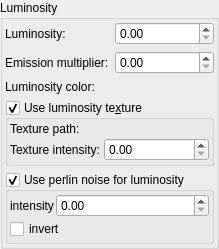
        <widget class="QGroupBox" name="groupBox_8">
         <property name="title">
          <string>Luminosity</string>
         </property>
         <layout class="QVBoxLayout" name="verticalLayout_10">
          <property name="leftMargin">
           <number>2</number>
          </property>
          <property name="topMargin">
           <number>2</number>
          </property>
          <property name="rightMargin">
           <number>2</number>
          </property>
          <property name="bottomMargin">
           <number>2</number>
          </property>
          <item>
           <layout class="QGridLayout" name="gridLayout_10">
            <item row="0" column="0">
             <widget class="QLabel" name="label_73">
              <property name="text">
               <string>Luminosity:</string>
              </property>
             </widget>
            </item>
            <item row="0" column="1">
             <widget class="MyDoubleSpinBox" name="spinbox_luminosity">
              <property name="sizePolicy">
               <sizepolicy hsizetype="Minimum" vsizetype="Maximum">
                <horstretch>0</horstretch>
                <verstretch>0</verstretch>
               </sizepolicy>
              </property>
              <property name="toolTip">
               <string>&lt;html&gt;&lt;head/&gt;&lt;body&gt;&lt;p&gt;Intensity of the luminosity of the selected color.&lt;/p&gt;&lt;p&gt;Note: luminosity effect illuminates near objects only when Global Illumination is enabled.&lt;/p&gt;&lt;p&gt;Example of luminosity effect:&lt;/p&gt;&lt;p&gt;&lt;img src=&quot;:/tooltips/tooltips_images/material - luminosity.jpg&quot;/&gt;&lt;/p&gt;&lt;/body&gt;&lt;/html&gt;</string>
              </property>
              <property name="prefix">
               <string/>
              </property>
              <property name="suffix">
               <string/>
              </property>
              <property name="decimals">
               <number>2</number>
              </property>
              <property name="maximum">
               <double>1000.000000000000000</double>
              </property>
              <property name="singleStep">
               <double>0.100000000000000</double>
              </property>
             </widget>
            </item>
            <item row="2" column="0">
             <widget class="QLabel" name="label_74">
              <property name="text">
               <string>Luminosity color:</string>
              </property>
             </widget>
            </item>
            <item row="2" column="1">
             <widget class="MyColorButton" name="colorButton_luminosity_color" native="true">
              <property name="sizePolicy">
               <sizepolicy hsizetype="Expanding" vsizetype="Preferred">
                <horstretch>0</horstretch>
                <verstretch>0</verstretch>
               </sizepolicy>
              </property>
              <property name="toolTip">
               <string>&lt;html&gt;&lt;head/&gt;&lt;body&gt;&lt;p&gt;Color of the luminosity effect.&lt;/p&gt;&lt;p&gt;Note: luminosity effect does not illuminate near objects.&lt;/p&gt;&lt;p&gt;Example of luminosity effect:&lt;/p&gt;&lt;p&gt;&lt;img src=&quot;:/tooltips/tooltips_images/material - luminosity.jpg&quot;/&gt;&lt;/p&gt;&lt;/body&gt;&lt;/html&gt;</string>
              </property>
              <property name="text" stdset="0">
               <string>PushButton</string>
              </property>
             </widget>
            </item>
            <item row="1" column="0">
             <widget class="QLabel" name="label_94">
              <property name="text">
               <string>Emission multiplier:</string>
              </property>
             </widget>
            </item>
            <item row="1" column="1">
             <widget class="MyDoubleSpinBox" name="spinbox_luminosity_emissive">
              <property name="sizePolicy">
               <sizepolicy hsizetype="Minimum" vsizetype="Maximum">
                <horstretch>0</horstretch>
                <verstretch>0</verstretch>
               </sizepolicy>
              </property>
              <property name="toolTip">
               <string>&lt;html&gt;&lt;head/&gt;&lt;body&gt;&lt;p&gt;Multiplier of luminosity intensity wich controls amount of emited light in global illumination effect,&lt;/p&gt;&lt;p&gt;Note: luminosity effect illuminates near objects only when Global Illumination is enabled.&lt;/p&gt;&lt;p&gt;Example of luminosity effect:&lt;/p&gt;&lt;p&gt;&lt;img src=&quot;:/tooltips/tooltips_images/material - luminosity.jpg&quot;/&gt;&lt;/p&gt;&lt;/body&gt;&lt;/html&gt;</string>
              </property>
              <property name="prefix">
               <string/>
              </property>
              <property name="suffix">
               <string/>
              </property>
              <property name="decimals">
               <number>2</number>
              </property>
              <property name="maximum">
               <double>1000.000000000000000</double>
              </property>
              <property name="singleStep">
               <double>0.100000000000000</double>
              </property>
             </widget>
            </item>
           </layout>
          </item>
          <item>
           <widget class="MyGroupBox" name="groupCheck_use_luminosity_texture">
            <property name="toolTip">
             <string>&lt;html&gt;&lt;head/&gt;&lt;body&gt;&lt;p&gt;Use an image as a texture for luminosity effect.&lt;/p&gt;&lt;p&gt;Example:&lt;/p&gt;&lt;p&gt;&lt;img src=&quot;:/tooltips/tooltips_images/material - luminosity texture.jpg&quot;/&gt;&lt;/p&gt;&lt;/body&gt;&lt;/html&gt;</string>
            </property>
            <property name="title">
             <string>Use luminosity te&amp;xture</string>
            </property>
            <property name="checkable">
             <bool>true</bool>
            </property>
            <layout class="QVBoxLayout" name="verticalLayout_142">
             <property name="spacing">
              <number>2</number>
             </property>
             <property name="leftMargin">
              <number>2</number>
             </property>
             <property name="topMargin">
              <number>2</number>
             </property>
             <property name="rightMargin">
              <number>2</number>
             </property>
             <property name="bottomMargin">
              <number>2</number>
             </property>
             <item>
              <layout class="QGridLayout" name="gridLayout_96" rowstretch="0,0" columnstretch="0,0,1">
               <property name="spacing">
                <number>2</number>
               </property>
               <item row="1" column="0">
                <widget class="QLabel" name="label_379">
                 <property name="text">
                  <string>Texture intensity:</string>
                 </property>
                </widget>
               </item>
               <item row="0" column="0">
                <widget class="QLabel" name="label_380">
                 <property name="text">
                  <string>Texture path:</string>
                 </property>
                </widget>
               </item>
               <item row="0" column="1" colspan="2">
                <widget class="FileSelectWidget" name="text_file_luminosity_texture" native="true">
                 <property name="sizePolicy">
                  <sizepolicy hsizetype="Expanding" vsizetype="Preferred">
                   <horstretch>0</horstretch>
                   <verstretch>0</verstretch>
                  </sizepolicy>
                 </property>
                 <property name="toolTip">
                  <string>&lt;html&gt;&lt;head/&gt;&lt;body&gt;&lt;p&gt;Path to image with luminosity texture&lt;/p&gt;&lt;p&gt;To use animated textures (image sequences), replace numbers by '%' symbol. Example: If sequence of images is as showed below: &lt;br/&gt;texture0001.jpg&lt;br/&gt;texture0002.jpg&lt;br/&gt;etc&lt;/p&gt;&lt;p&gt;Then use following file name: texture%%%%.jpg&lt;br/&gt;This tells the program to treat this as not a single image but as a sequence of images with 4 digit index.&lt;/p&gt;&lt;/body&gt;&lt;/html&gt;</string>
                 </property>
                </widget>
               </item>
               <item row="1" column="2">
                <widget class="MyDoubleSpinBox" name="spinbox_luminosity_texture_intensity">
                 <property name="sizePolicy">
                  <sizepolicy hsizetype="Minimum" vsizetype="Maximum">
                   <horstretch>0</horstretch>
                   <verstretch>0</verstretch>
                  </sizepolicy>
                 </property>
                 <property name="toolTip">
                  <string>Controls how much the luminosity texture affects the material's self-illumination. Higher values increase the contribution of the texture to the final luminosity.</string>
                 </property>
                 <property name="prefix">
                  <string/>
                 </property>
                 <property name="suffix">
                  <string/>
                 </property>
                 <property name="decimals">
                  <number>2</number>
                 </property>
                 <property name="maximum">
                  <double>1000.000000000000000</double>
                 </property>
                 <property name="singleStep">
                  <double>0.100000000000000</double>
                 </property>
                </widget>
               </item>
              </layout>
             </item>
            </layout>
           </widget>
          </item>
          <item>
           <widget class="MyGroupBox" name="groupCheck_perlin_noise_luminosity_enable">
            <property name="title">
             <string>Use perlin noise for luminosity</string>
            </property>
            <property name="checkable">
             <bool>true</bool>
            </property>
            <property name="checked">
             <bool>true</bool>
            </property>
            <layout class="QGridLayout" name="gridLayout_30" rowstretch="0,0" columnstretch="0,1">
             <property name="leftMargin">
              <number>2</number>
             </property>
             <property name="topMargin">
              <number>2</number>
             </property>
             <property name="rightMargin">
              <number>2</number>
             </property>
             <property name="bottomMargin">
              <number>2</number>
             </property>
             <property name="spacing">
              <number>2</number>
             </property>
             <item row="0" column="1">
              <widget class="MyDoubleSpinBox" name="spinbox_perlin_noise_luminosity_intensity">
               <property name="sizePolicy">
                <sizepolicy hsizetype="Minimum" vsizetype="Maximum">
                 <horstretch>0</horstretch>
                 <verstretch>0</verstretch>
                </sizepolicy>
               </property>
               <property name="toolTip">
                <string>&lt;html&gt;&lt;head/&gt;&lt;body&gt;&lt;p&gt;Contrast of color texture&lt;/p&gt;&lt;/body&gt;&lt;/html&gt;</string>
               </property>
               <property name="prefix">
                <string/>
               </property>
               <property name="suffix">
                <string/>
               </property>
               <property name="decimals">
                <number>2</number>
               </property>
               <property name="minimum">
                <double>0.000000000000000</double>
               </property>
               <property name="maximum">
                <double>1000.000000000000000</double>
               </property>
               <property name="singleStep">
                <double>0.100000000000000</double>
               </property>
              </widget>
             </item>
             <item row="0" column="0">
              <widget class="QLabel" name="label_49">
               <property name="text">
                <string>intensity</string>
               </property>
              </widget>
             </item>
             <item row="1" column="0" colspan="2">
              <widget class="MyCheckBox" name="checkBox_perlin_noise_luminosity_invert">
               <property name="text">
                <string>invert</string>
               </property>
              </widget>
             </item>
            </layout>
           </widget>
          </item>
         </layout>
        </widget>
